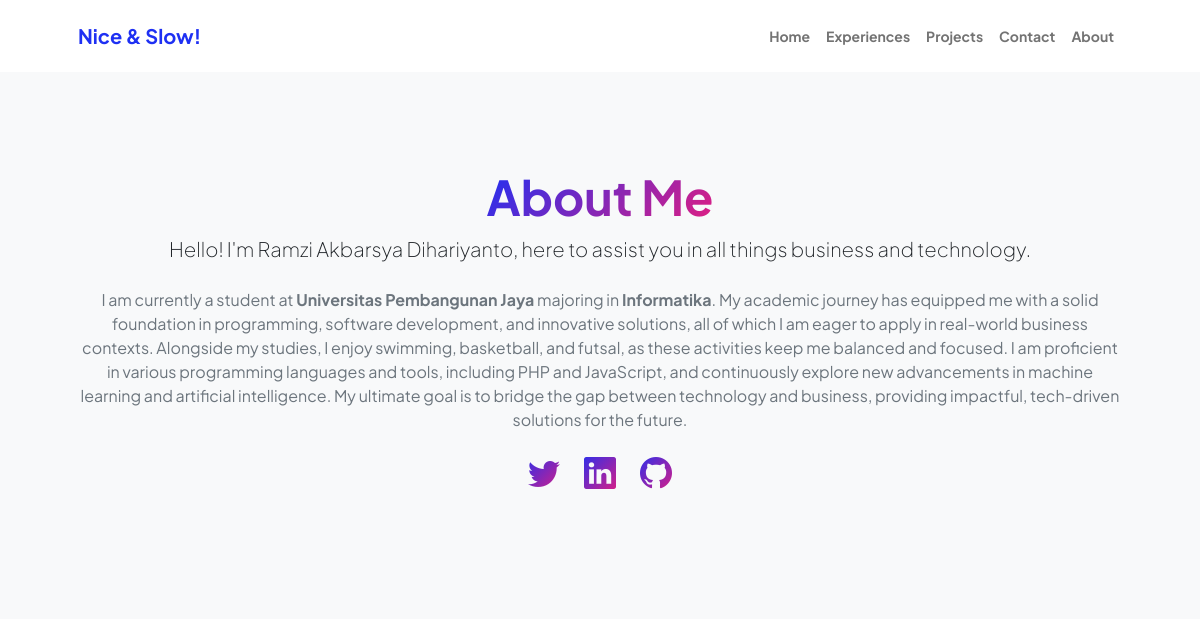
Page /about.php on the committed database.
### tables this page shows
CREATE TABLE `about` (
  `id` int NOT NULL,
  `nama` varchar(50) NOT NULL,
  `universitas` varchar(50) NOT NULL,
  `prodi` varchar(50) NOT NULL
);

### about.php (the view, shortened to what this page needs)
<?php
include "koneksi.php";
include "templates/header.php";
$sql = "SELECT * FROM about";
$result = $conn->query($sql);
$about = null;
if ($result->num_rows > 0) {
    $about = $result->fetch_assoc();
} else {
    echo "error";
}
?>
<section class="bg-light py-5">
    <div class="container px-5">
        <div class="row gx-5 justify-content-center">
            <div class="col-xxl-8">
                <div class="text-center my-5">
                    <h2 class="display-5 fw-bolder"><span class="text-gradient d-inline">About Me</span></h2>
                    <p class="lead fw-light mb-4">Hello! I'm <?= $about["nama"]; ?>, here to assist you in all things business and technology.</p>
                    <p class="text-muted">
                        I am currently a student at <strong><?= $about["universitas"]; ?></strong> majoring in <strong><?= $about["prodi"]; ?></strong>. My academic journey has equipped me with a solid foundation in programming, software development, and innovative solutions, all of which I am eager to apply in real-world business contexts. Alongside my studies, I enjoy swimming, basketball, and futsal, as these activities keep me balanced and focused. I am proficient in various programming languages and tools, including PHP and JavaScript, and continuously explore new advancements in machine learning and artificial intelligence. My ultimate goal is to bridge the gap between technology and business, providing impactful, tech-driven solutions for the future.
                    </p>
                    <div class="d-flex justify-content-center fs-2 gap-4">
                        <a class="text-gradient" href="https://x.com/?lang=en-id" target="_blank"><i class="bi bi-twitter"></i></a>
                        <a class="text-gradient" href="https://www.linkedin.com/" target="_blank"><i class="bi bi-linkedin"></i></a>
                        <a class="text-gradient" href="https://github.com/" target="_blank"><i class="bi bi-github"></i></a>
                    </div>
                </div>
            </div>
        </div>
    </div>
</section>

### rows in the picture
about: nama "Ramzi Akbarsya Dihariyanto", universitas "Universitas Pembangunan Jaya", prodi "Informatika"
